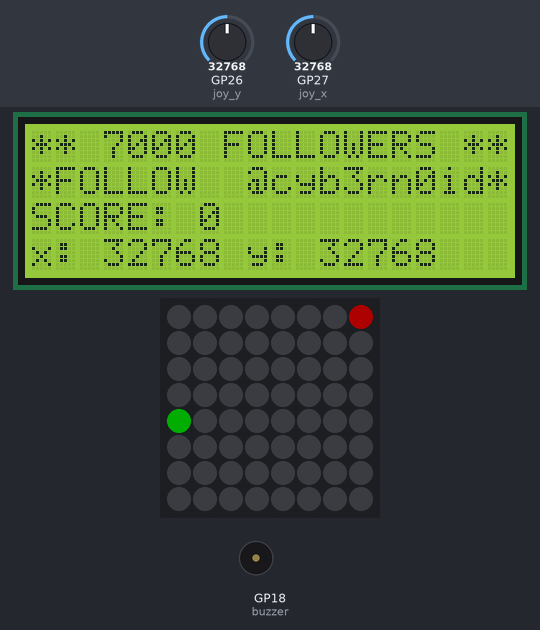
Recording of a program running on a simulated Raspberry Pi Pico running CircuitPython. Shown: 20×4 character LCD, 8×8 RGB LED matrix (first LED top left, wired row by row), buzzer (waves = sounding). The test bench sets the inputs (shaded band); at power-on: GP26 (joy_y) = 32768, GP27 (joy_x) = 32768 (analog values on the 0–65535 scale). Dim RGB values are drawn brighter than linear; random numbers come from a fixed seed.

Above: at 1.2 s.
1.3 s: GP26 (joy_y) set to 29345
At 2.6 s:
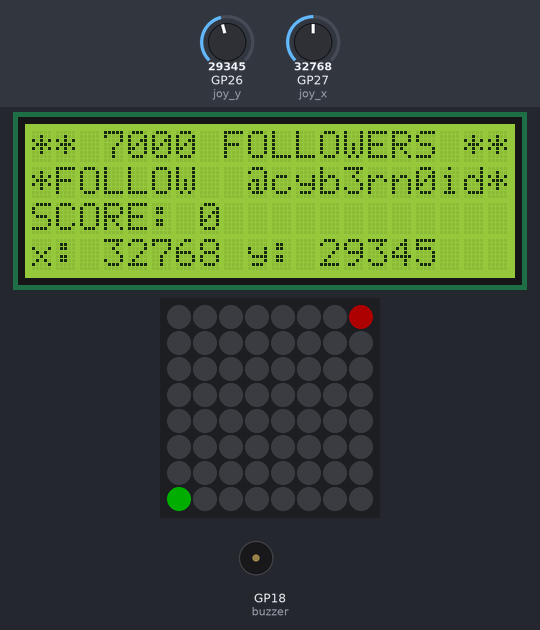
2.9 s: GP27 (joy_x) set to 29345
At 4.2 s:
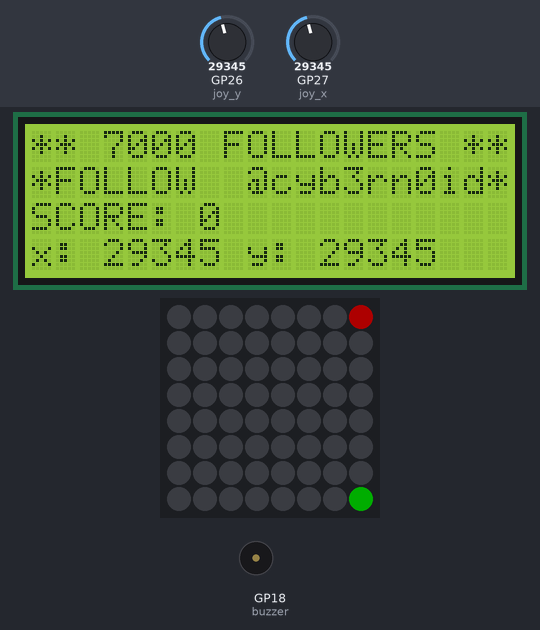
4.5 s: GP26 (joy_y) set to 39056
At 5.4 s:
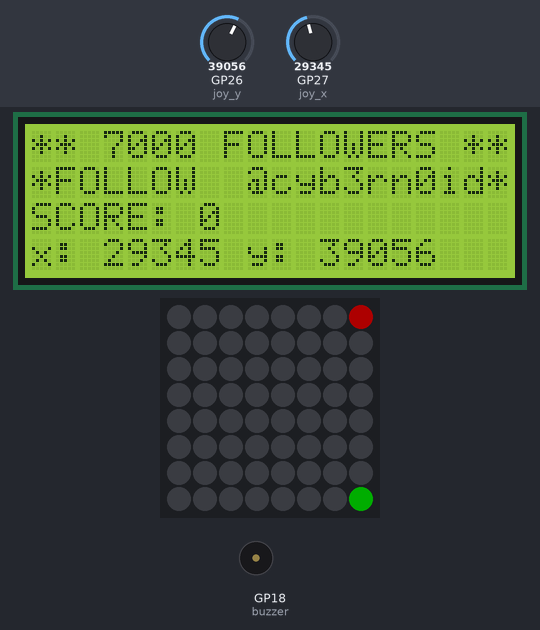
6.0 s: GP26 (joy_y) set to 41008
At 6.7 s:
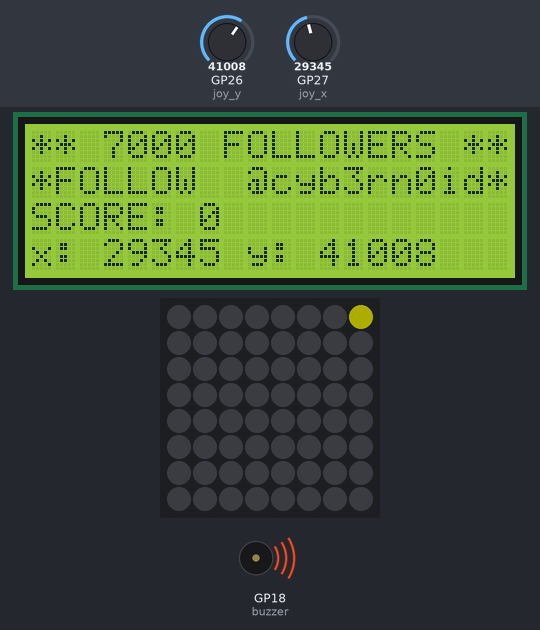
8.3 s: GP27 (joy_x) set to 30655
At 9.2 s:
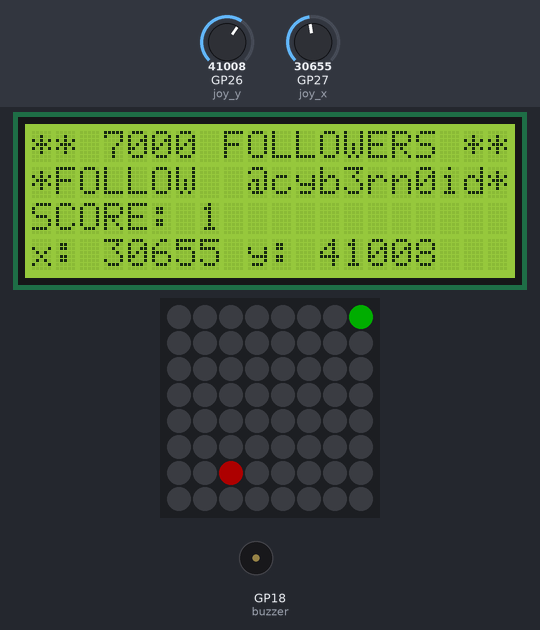
9.8 s: GP27 (joy_x) set to 32767
At 10.9 s:
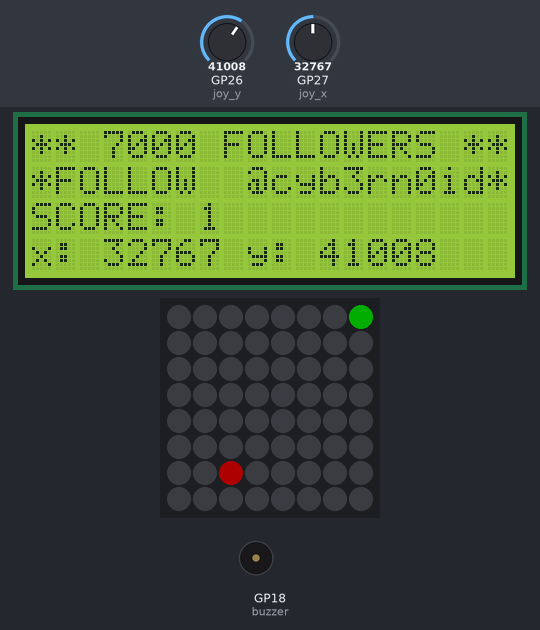
Timing chart, 0 to 12.4 s (numbered marks = the images above; inputs shaded):
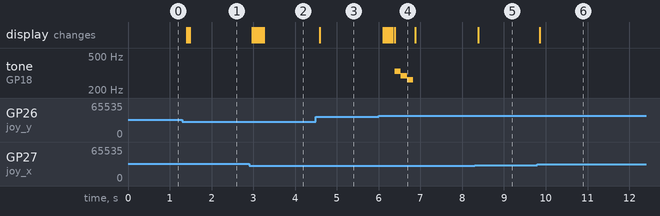

Measured:
- the behaviour switches between 40000 and 40016 on GP26 (joy_y) (found by bisection; images 3 and 4)
- after the input at 1.3 s, the display: first changes after 0.11 s (image 1 shows a later state)
- after the input at 2.9 s, the display: first changes after 0.08 s (image 2 shows a later state)
- after the input at 4.5 s, the display: changes after 0.09 s (image 3)
- after the input at 6.0 s, tone on GP18 (buzzer): silent → 330 Hz after 0.38 s, → 294 Hz 0.15 s later, → 262 Hz 0.15 s later, → silent 0.15 s later; the display: first changes after 0.11 s (image 4 shows a later state)
- after the input at 8.3 s, the display: changes after 0.08 s (image 5)
- after the input at 9.8 s, the display: changes after 0.06 s (image 6)

The program:

code.py
```python
# simple game with 8x8 ws2812 matrix and analog joystick
# board used is a Cytron Maker Pi Pico
# language is CircuitPython
# by @cyb3rn0id
# https://www.settorezero.com
# needed libraries:
# lcd by Dan Halbert: https://github.com/dhalbert/CircuitPython_LCD
# adafruit_bus_device
# neopixel

import time
import board
import neopixel
import busio
import random
import pwmio
from analogio import AnalogIn
from lcd.lcd import LCD
from lcd.i2c_pcf8574_interface import I2CPCF8574Interface

tones = {
    '0':    1,
    'B0':  31,
    'C1':  33,
    'CS1': 35,
    'D1':  37,
    'DS1': 39,
    'E1':  41,
    'F1':  44,
    'FS1': 46,
    'G1':  49,
    'GS1': 52,
    'A1':  55,
    'AS1': 58,
    'B1':  62,
    'C2':  65,
    'CS2': 69,
    'D2':  73,
    'DS2': 78,
    'E2':  82,
    'F2':  87,
    'FS2': 93,
    'G2':  98,
    'GS2': 104,
    'A2':  110,
    'AS2': 117,
    'B2':  123,
    'C3':  131,
    'CS3': 139,
    'D3':  147,
    'DS3': 156,
    'E3':  165,
    'F3':  175,
    'FS3': 185,
    'G3':  196,
    'GS3': 208,
    'A3':  220,
    'AS3': 233,
    'B3':  247,
    'C4':  262,
    'CS4': 277,
    'D4':  294,
    'DS4': 311,
    'E4':  330,
    'F4':  349,
    'FS4': 370,
    'G4':  392,
    'GS4': 415,
    'A4':  440,
    'AS4': 466,
    'B4':  494,
    'C5':  523,
    'CS5': 554,
    'D5':  587,
    'DS5': 622,
    'E5':  659,
    'F5':  698,
    'FS5': 740,
    'G5':  784,
    'GS5': 831,
    'A5':  880,
    'AS5': 932,
    'B5':  988,
    'C6':  1047,
    'CS6': 1109,
    'D6':  1175,
    'DS6': 1245,
    'E6':  1319,
    'F6':  1397,
    'FS6': 1480,
    'G6':  1568,
    'GS6': 1661,
    'A6':  1760,
    'AS6': 1865,
    'B6':  1976,
    'C7':  2093,
    'CS7': 2217,
    'D7':  2349,
    'DS7': 2489,
    'E7':  2637,
    'F7':  2794,
    'FS7': 2960,
    'G7':  3136,
    'GS7': 3322,
    'A7':  3520,
    'AS7': 3729,
    'B7':  3951,
    'C8':  4186,
    'CS8': 4435,
    'D8':  4699,
    'DS8': 4978,
}

# setup
pixel_pin = board.GP0
matrix_width = 8
matrix_height = 8

# I2C interface on Grove 4 connector of Maker Pi Pico
i2c = busio.I2C(board.GP7, board.GP6)  # SCL (yellow), SDA (white)

# Talk to the LCD at I2C address 0x27 (default on PCF8574 backpacks)
# using the i2c interface previously created
# The number of rows and columns defaults to 4x20, so those
# arguments could be omitted in this case.
lcd = LCD(I2CPCF8574Interface(i2c, 0x27), num_rows=4, num_cols=20)
lcd.clear()

# matrix init
pixels = neopixel.NeoPixel(
    pixel_pin, (matrix_width * matrix_height), brightness=0.2, auto_write=True
)

# analog pins
joy_x = AnalogIn(board.A1)  # GP27
joy_y = AnalogIn(board.A0)  # GP26

# Initialize buzzer
buzzer = pwmio.PWMOut(board.GP18, variable_frequency=True)

# seed pixel
seedPix = 0

# score
score = 0

# melodies
up = ['E4', 'D4', 'C4']

# some default colors (R, G, B)
RED = (255, 0, 0)
YELLOW = (255, 150, 0)
GREEN = (0, 255, 0)
CYAN = (0, 255, 255)
BLUE = (0, 0, 255)
PURPLE = (180, 0, 255)
BLACK = (0, 0, 0)  # pixel off

def music():
    for i in up:
        buzzer.frequency = tones[i]
        buzzer.duty_cycle = 19660
        time.sleep(0.15)
    buzzer.duty_cycle = 0

def pixel2coord(pix):
    y = pix // 8
    x = pix % 8
    return (x, y)

def coord2pixel(x, y):
    pix = (matrix_width * y) + x
    return pix


# Y su=65000, giu=0
# X dx=zero, sx=65000
# deadzone=30-40k

# start random number generator
random.seed(joy_x.value)

# create new random pixel
def randSeed():
    return (random.randint(0, (matrix_height * matrix_width) - 1))

# place the new random pixel
def placeSeed():
    p = randSeed()
    while (p == myPix):
        p = randSeed()
    global seedPix
    seedPix = p
    pixels[seedPix] = RED

newSeed = True
# pixel start position
myPix = (matrix_height * matrix_width) // 2
myPixCoord = pixel2coord(myPix)
# set start pixel
pixels[myPix] = GREEN

lcd.set_cursor_pos(0, 0)
lcd.print("** 7000 FOLLOWERS **")
lcd.set_cursor_pos(1, 0)
lcd.print("*FOLLOW  @cyb3rn0id*")

while True:
    ax = joy_x.value
    ay = joy_y.value

    # set_cursor_pos(line, column) - 0-based index
    lcd.set_cursor_pos(2, 0)
    lcd.print("SCORE: ")
    lcd.print(str(score))
    lcd.set_cursor_pos(3, 0)
    lcd.print("x: ")
    lcd.print(str(ax))
    lcd.print(" y: ")
    lcd.print(str(ay))
    lcd.print(" ")

    # place the new seed if needed
    if (newSeed):
        newSeed = False
        placeSeed()

    # previous pixel position
    x = myPixCoord[0]
    y = myPixCoord[1]
    dx = x
    dy = y

    # check joystick x value
    if ax > 40000:
        # move left
        x = x - 1
        if x < 0:
            x = 0
    elif ax < 30000:
        # move right
        x = x + 1
        if x == matrix_width:
            x = matrix_width - 1

    # check joystick y value
    if ay > 40000:
        # move up
        y = y - 1
        if y < 0:
            y = 0
    elif ay < 30000:
        # move down
        y = y + 1
        if y == matrix_height:
            y = matrix_height - 1

    # pixel has moved
    if (x != dx) or (y != dy):

        # set new pixel
        myPix = coord2pixel(x, y)
        myPixCoord = (x, y)

        # player hit the seed
        if (myPix == seedPix):
            # delete quick the previous pixel
            pixels[coord2pixel(dx, dy)] = BLACK
            # change color to actual pixel
            pixels[myPix] = (255, 255 , 0)
            score = score + 1
            newSeed = True
            music()

        pixels[myPix] = GREEN
        # delete previous pixel
        pixels[coord2pixel(dx, dy)] = BLACK
```
